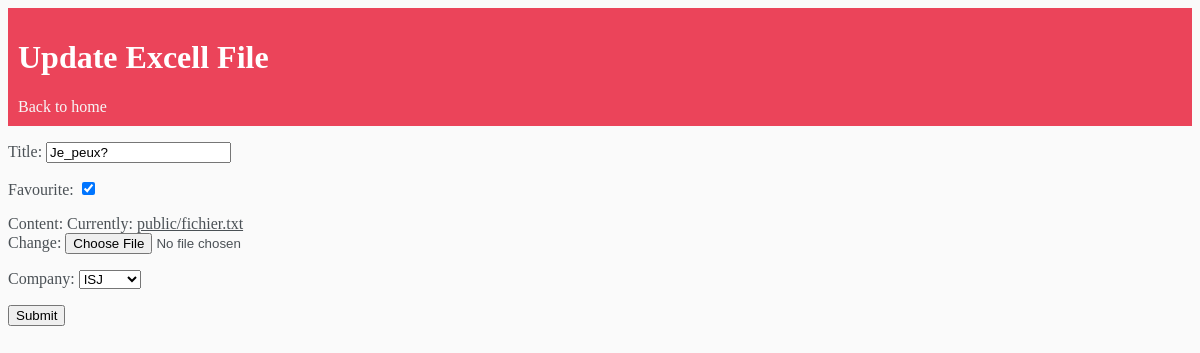
Page /file_update/8/ (signed in) on the committed database.
### basefinale/models.py (models this page shows, shortened)
class Fichier(models.Model):
    user = models.ForeignKey(User, on_delete=models.CASCADE)
    title = models.CharField(unique=True,max_length=200)
    favourite = models.BooleanField()
    upload_date = models.DateField(auto_now_add=True)
    content = models.FileField(upload_to='public', null=True)
    company = models.ForeignKey("Entreprise", on_delete=models.CASCADE)

### basefinale/views.py (the view)
# urls.py: path('file_update/<int:pk>/', FileUpdate.as_view(), name='file_update'),
class FileUpdate(LoginRequiredMixin, UpdateView):
    model = Fichier
    fields = ['title', 'favourite', 'content', 'company']
    success_url = reverse_lazy('files')
    template_name = 'basefinale/modifier_fichier.html'

### basefinale/models.py (called while the page is built)
    def __str__(self):
        return self.name

### basefinale/templates/basefinale/modifier_fichier.html (shortened to what this page needs)
{% extends 'basefinale/main.html' %}
{% block content %}
<div class="header-bar">
    <div>
        <h1>Update Excell File</h1>
    </div>
    <a href="{% url 'files' %}">Back to home</a>
</div>
<form method="POST" enctype="multipart/form-data">
    {{form.as_p}}
    <input type="submit" value="Submit">
</form>
{% endblock content %}

### basefinale/templates/basefinale/main.html (style rules this page uses)
body { background-color: #fafafa; font-family: Calibri; //padding-top: 0; }
h1, h2, h3, h4, h5, h6, { font-family: Calibri; }
a, p { color: #4b5156 }
.header-bar { //display: flex; justify-content: space-between; color: #fff; padding: 10px; //border-radius: 5px 5px 0 0; //background-color: linear-gradient(90deg, #EEA390 0%, #EB796F 43%, #EB796F 100%); background-color: #eb445a; }
.header-bar a { color: rgb(247, 247, 247); text-decoration: none; }

### rows in the picture
Fichier: title "Je_peux?", favourite "☑", company "ISJ"
